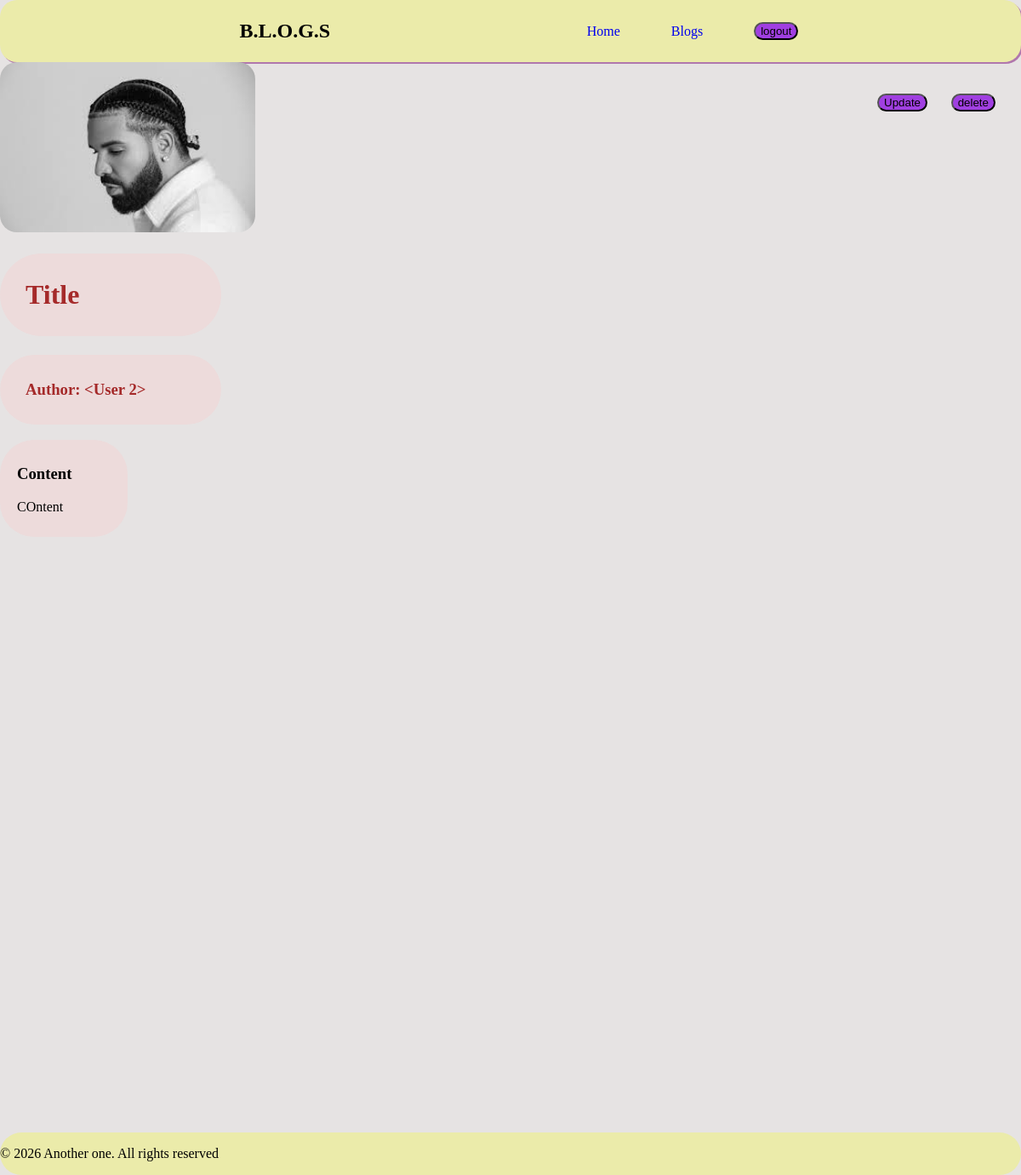
The page /view/Title (signed in) on the database its author committed.
### app.py (models this page shows, shortened)
class Blog(db.Model):
    id = db.Column(db.Integer, primary_key=True)
    title = db.Column(db.String(80))
    content = db.Column(db.String(1000))
    image = db.Column(db.String(200))
    created_at = db.Column(db.DateTime, default=datetime.utcnow)
    user_id=db.Column(db.Integer,db.ForeignKey('user.id'), nullable=False)

### app.py (the view)
@app.route("/view/<blogname>")
@login_required
def viewblog(blogname):
    blog=Blog.query.filter_by(title=blogname).first()
    return render_template("view-blog.html", blog=blog)

### app.py (called while the page is built)
@login_manager.user_loader
def load_user(user_id):
    return User.query.get(int(user_id))

### templates/view-blog.html
{% extends 'base.html'%}
{%block content%}
<img src="{{ url_for('static', filename='uploads/' + blog.image) }}" style="width: 300px; border-radius: 20px;">
<h1 style="color: brown; background-color: rgb(237, 219, 219); width: 200px; border-radius: 100px; padding: 30px;">{{blog.title}}</h1>
<h3 style="color: brown; background-color: rgb(237, 219, 219); width: 200px; border-radius: 100px; padding: 30px;">Author: {{blog.author}}</h3>
<div style="border-radius: 40px; border: blue; background-color: rgb(237, 219, 219); padding-left: 20px; padding-right: 10px; padding-top:10px; padding-bottom: 10px; min-width: 120px; max-width: max-content;">
    <h3>Content</h3>
    <p>{{blog.content}}</p>
    <a href = "{{url_for('deleteblog', id=blog.id)}}" class="toprightbtn">
        <button>delete</button>
    </a>
    <a href = "{{url_for('updateblog', id=blog.id)}}" class = "update">
        <button>Update</button>
    </a>
</div>
{%endblock%}

### static/css/index.css (style rules this page uses)
:root { --bg: #0b0c10; --surface: #13151b; --border: #23263a; --accent: #c8f03d; --accent2: #5b6aff; --text: #e8eaf0; --muted: #6b7280; --danger: #ff5c2c; --success: #3dffc8; --radius: 14px; }
a { text-decoration: none; padding: 10px; }
button { background-color: rgb(160, 63, 225); border-radius: 20px; }
.toprightbtn { position: absolute; top: 100px; right: 20px; }
.update { position: absolute; top: 100px; right: 100px; }

### rows shown on the page
Blog: image (picture), title "Title", content "COntent"

### other values the page prints
{{ blog.author }} "<User 2>"
